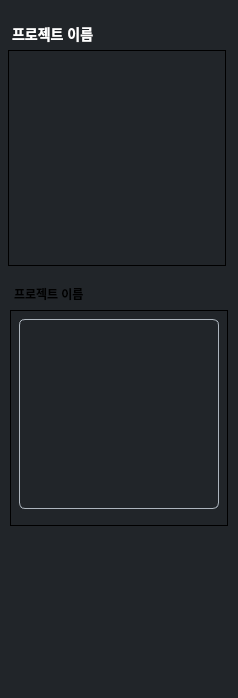
<?xml version="1.0" encoding="UTF-8"?>
<ui version="4.0">
 <class>ProjectMenuPanel</class>
 <widget class="QWidget" name="ProjectMenuPanel">
  <property name="geometry">
   <rect>
    <x>0</x>
    <y>0</y>
    <width>238</width>
    <height>698</height>
   </rect>
  </property>
  <property name="sizePolicy">
   <sizepolicy hsizetype="Preferred" vsizetype="Preferred">
    <horstretch>0</horstretch>
    <verstretch>0</verstretch>
   </sizepolicy>
  </property>
  <property name="windowTitle">
   <string/>
  </property>
  <property name="styleSheet">
   <string notr="true">QWidget {
    background-color: #212529;
}
QLabel#project_name {
    font-size: 14px; 
    font-weight: bold; 
    color: white; 
    padding-bottom: 0px;
}
QFrame#desc_box {
    background-color: #495057;
    border-radius: 6px;
    border: 1px solid #adb5bd;
    margin-top: 8px;
    min-height: 100px;
}
QTextEdit#desc_text {
    color: #e9ecef;
    background: transparent;
    border: none;
    padding: 0px;
    margin: 0px;
    min-height: 100px;
}
QFrame#data_section, QFrame#flow_section {
    background-color: #495057;
    border-radius: 6px;
    border: 1px solid #adb5bd;
    margin-top: 8px;
    min-height: 150px;
}
QLabel#data_label, QLabel#flow_label {
    font-size: 14px; 
    font-weight: bold; 
    color: white; 
    padding: 0px;
    margin: 0px;
}
QPushButton#data_add_btn, QPushButton#flow_add_btn {
    border: none;
    background-color: transparent;
    padding: 0px;
    margin: 0px;
    margin-top: 2px;
}
QFrame#data_list_container, QFrame#flow_list_container {
    background-color: #343a40;
    border: 1px solid #adb5bd;
    border-radius: 4px;
    min-height: 120px;
}
QLabel#no_data_label, QLabel#no_flow_label {
    color: #adb5bd;
    font-style: italic;
    font-size: 12px;
}
QPushButton#close_btn {
    background-color: #6c757d;
    padding: 8px;
    border-radius: 6px;
    text-align: center;
    font-size: 16px;
    font-weight: bold;
    border: 1px solid #adb5bd;
    color: white;
    min-height: 32px;
}
QPushButton#close_btn:hover {
    background-color: #868e96;
    border-color: #ced4da;
}
QScrollArea {
    border: none;
    background: transparent;
    border-radius: 6px;
    padding: 0px;
    margin: 0px;
}
QScrollArea QWidget#desc_container {
    background: transparent;
    border-radius: 6px;
    padding: 0px;
    margin: 0px;
}
QScrollArea QFrame {
    border: 1px solid #adb5bd;
    border-radius: 6px;
    background-color: #495057;
    padding: 0px;
    margin: 0px;
}
QScrollBar:vertical {
    border: none;
    background: transparent;
    width: 6px;
    margin: 1px 1px 1px 1px;
}
QScrollBar::handle:vertical {
    background: #6c757d;
    border-radius: 3px;
    min-height: 20px;
}
QScrollBar::handle:vertical:hover {
    background: #868e96;
}
QScrollBar::add-line:vertical, QScrollBar::sub-line:vertical {
    height: 0px;
}
QScrollBar::add-page:vertical, QScrollBar::sub-page:vertical {
    background: transparent;
}
</string>
  </property>
  <widget class="QFrame" name="project_section">
   <property name="geometry">
    <rect>
     <x>8</x>
     <y>20</y>
     <width>222</width>
     <height>252</height>
    </rect>
   </property>
   <property name="frameShape">
    <enum>QFrame::Shape::Panel</enum>
   </property>
   <property name="frameShadow">
    <enum>QFrame::Shadow::Plain</enum>
   </property>
   <property name="lineWidth">
    <number>0</number>
   </property>
   <widget class="QWidget" name="horizontalLayoutWidget">
    <property name="geometry">
     <rect>
      <x>0</x>
      <y>0</y>
      <width>221</width>
      <height>31</height>
     </rect>
    </property>
    <layout class="QHBoxLayout" name="project_name_header">
     <property name="spacing">
      <number>0</number>
     </property>
     <property name="bottomMargin">
      <number>4</number>
     </property>
     <item>
      <layout class="QHBoxLayout" name="project_name_label_layout">
       <property name="spacing">
        <number>5</number>
       </property>
       <property name="leftMargin">
        <number>4</number>
       </property>
       <property name="bottomMargin">
        <number>0</number>
       </property>
       <item>
        <widget class="QLabel" name="project_name">
         <property name="enabled">
          <bool>true</bool>
         </property>
         <property name="font">
          <font>
           <pointsize>-1</pointsize>
           <bold>true</bold>
          </font>
         </property>
         <property name="text">
          <string>프로젝트 이름</string>
         </property>
        </widget>
       </item>
      </layout>
     </item>
    </layout>
   </widget>
   <widget class="QFrame" name="project_box">
    <property name="geometry">
     <rect>
      <x>0</x>
      <y>30</y>
      <width>218</width>
      <height>216</height>
     </rect>
    </property>
    <property name="frameShape">
     <enum>QFrame::Shape::Panel</enum>
    </property>
    <property name="frameShadow">
     <enum>QFrame::Shadow::Plain</enum>
    </property>
    <widget class="QScrollArea" name="desc_scroll">
     <property name="geometry">
      <rect>
       <x>5</x>
       <y>5</y>
       <width>208</width>
       <height>198</height>
      </rect>
     </property>
     <property name="frameShape">
      <enum>QFrame::Shape::NoFrame</enum>
     </property>
     <property name="frameShadow">
      <enum>QFrame::Shadow::Plain</enum>
     </property>
     <property name="widgetResizable">
      <bool>true</bool>
     </property>
     <widget class="QWidget" name="desc_container">
      <property name="geometry">
       <rect>
        <x>0</x>
        <y>0</y>
        <width>208</width>
        <height>198</height>
       </rect>
      </property>
      <property name="styleSheet">
       <string notr="true">background: transparent;</string>
      </property>
      <widget class="QTextEdit" name="desc_text">
       <property name="geometry">
        <rect>
         <x>4</x>
         <y>4</y>
         <width>200</width>
         <height>190</height>
        </rect>
       </property>
       <property name="frameShape">
        <enum>QFrame::Shape::NoFrame</enum>
       </property>
       <property name="frameShadow">
        <enum>QFrame::Shadow::Plain</enum>
       </property>
       <property name="verticalScrollBarPolicy">
        <enum>Qt::ScrollBarPolicy::ScrollBarAlwaysOff</enum>
       </property>
       <property name="horizontalScrollBarPolicy">
        <enum>Qt::ScrollBarPolicy::ScrollBarAlwaysOff</enum>
       </property>
       <property name="textInteractionFlags">
        <set>Qt::TextInteractionFlag::TextSelectableByMouse</set>
       </property>
      </widget>
     </widget>
    </widget>
   </widget>
  </widget>
  <widget class="QFrame" name="project_section_2">
   <property name="geometry">
    <rect>
     <x>10</x>
     <y>280</y>
     <width>222</width>
     <height>252</height>
    </rect>
   </property>
   <property name="frameShape">
    <enum>QFrame::Shape::Panel</enum>
   </property>
   <property name="frameShadow">
    <enum>QFrame::Shadow::Plain</enum>
   </property>
   <property name="lineWidth">
    <number>0</number>
   </property>
   <widget class="QWidget" name="horizontalLayoutWidget_2">
    <property name="geometry">
     <rect>
      <x>0</x>
      <y>0</y>
      <width>221</width>
      <height>31</height>
     </rect>
    </property>
    <layout class="QHBoxLayout" name="project_name_header_2">
     <property name="spacing">
      <number>0</number>
     </property>
     <property name="bottomMargin">
      <number>4</number>
     </property>
     <item>
      <layout class="QHBoxLayout" name="project_name_label_layout_2">
       <property name="spacing">
        <number>5</number>
       </property>
       <property name="leftMargin">
        <number>4</number>
       </property>
       <property name="bottomMargin">
        <number>0</number>
       </property>
       <item>
        <widget class="QLabel" name="project_name_2">
         <property name="enabled">
          <bool>true</bool>
         </property>
         <property name="font">
          <font>
           <bold>true</bold>
          </font>
         </property>
         <property name="text">
          <string>프로젝트 이름</string>
         </property>
        </widget>
       </item>
      </layout>
     </item>
    </layout>
   </widget>
   <widget class="QFrame" name="project_box_2">
    <property name="geometry">
     <rect>
      <x>0</x>
      <y>30</y>
      <width>218</width>
      <height>216</height>
     </rect>
    </property>
    <property name="frameShape">
     <enum>QFrame::Shape::Panel</enum>
    </property>
    <property name="frameShadow">
     <enum>QFrame::Shadow::Plain</enum>
    </property>
    <widget class="QScrollArea" name="desc_scroll_2">
     <property name="geometry">
      <rect>
       <x>5</x>
       <y>5</y>
       <width>208</width>
       <height>198</height>
      </rect>
     </property>
     <property name="frameShape">
      <enum>QFrame::Shape::NoFrame</enum>
     </property>
     <property name="frameShadow">
      <enum>QFrame::Shadow::Plain</enum>
     </property>
     <property name="widgetResizable">
      <bool>true</bool>
     </property>
     <widget class="QWidget" name="desc_container_2">
      <property name="geometry">
       <rect>
        <x>0</x>
        <y>0</y>
        <width>208</width>
        <height>198</height>
       </rect>
      </property>
      <property name="styleSheet">
       <string notr="true">background: transparent;</string>
      </property>
      <widget class="QTextEdit" name="desc_text_2">
       <property name="geometry">
        <rect>
         <x>4</x>
         <y>4</y>
         <width>200</width>
         <height>190</height>
        </rect>
       </property>
       <property name="frameShape">
        <enum>QFrame::Shape::NoFrame</enum>
       </property>
       <property name="frameShadow">
        <enum>QFrame::Shadow::Plain</enum>
       </property>
       <property name="verticalScrollBarPolicy">
        <enum>Qt::ScrollBarPolicy::ScrollBarAlwaysOff</enum>
       </property>
       <property name="horizontalScrollBarPolicy">
        <enum>Qt::ScrollBarPolicy::ScrollBarAlwaysOff</enum>
       </property>
       <property name="textInteractionFlags">
        <set>Qt::TextInteractionFlag::TextSelectableByMouse</set>
       </property>
      </widget>
     </widget>
    </widget>
   </widget>
  </widget>
 </widget>
 <resources/>
 <connections/>
</ui>
